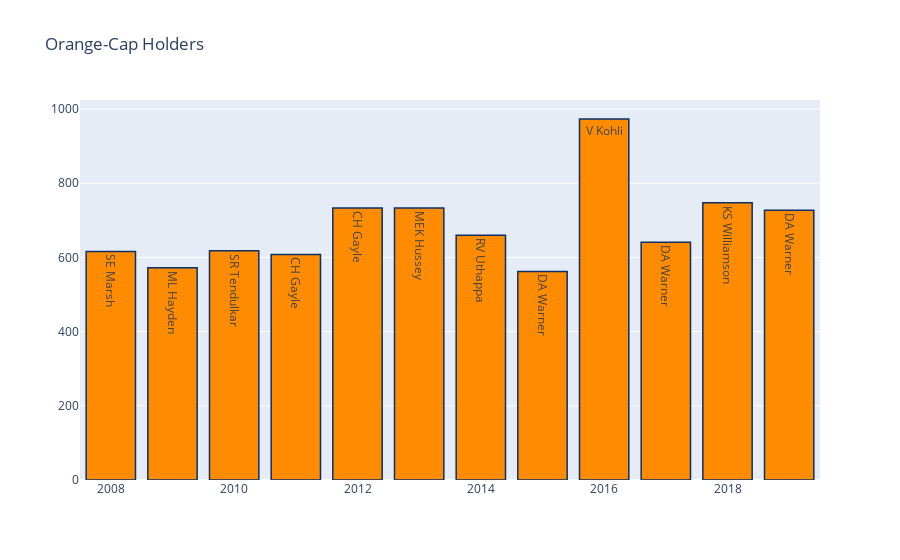

The notebook cell saved with this chart:
### Markdown cell above
## Orange Caps Each Season

### Code cell
orange=matches[['id','season']]
orange=orange.merge(delivery,left_on='id',right_on='match_id',how='left')
orange=orange.groupby(['season','batsman'])['batsman_runs'].sum().reset_index()
orange=orange.sort_values('batsman_runs',ascending=0)
orange=orange.drop_duplicates(subset=["season"],keep="first")
orange.sort_values(by='season')

trace1 = go.Bar(
    x=orange['season'].values,
    y=orange['batsman_runs'].values,
    name='Total Matches',
    text=orange['batsman'].values,
    marker=dict(
        color='rgb(255,140,0)',
        line=dict(
            color='rgb(8,48,107)',
            width=1.5,
        )
    ),
    opacity=1
)


layout = go.Layout(
    title='Orange-Cap Holders',
)
data=[trace1]
fig = go.Figure(data=data, layout=layout)
py.iplot(fig, filename='stacked-bar')

### Figure 1 — Plotly figure (JSON) as saved in the notebook; plotly's stock layout.template omitted (floating-point values rounded to 4 significant figures)
{"data": [{"marker": {"color": "rgb(255,140,0)", "line": {"color": "rgb(8,48,107)", "width": 1.5}}, "name": "Total Matches", "opacity": 1, "text": ["V Kohli", "KS Williamson", "CH Gayle", "MEK Hussey", "DA Warner", "RV Uthappa", "DA Warner", "SR Tendulkar", "SE Marsh", "CH Gayle", "ML Hayden", "DA Warner"], "type": "bar", "x": [2016, 2018, 2012, 2013, 2019, 2014, 2017, 2010, 2008, 2011, 2009, 2015], "y": [973, 747, 733, 733, 727, 660, 641, 618, 616, 608, 572, 562]}], "layout": {"title": {"text": "Orange-Cap Holders"}}}
